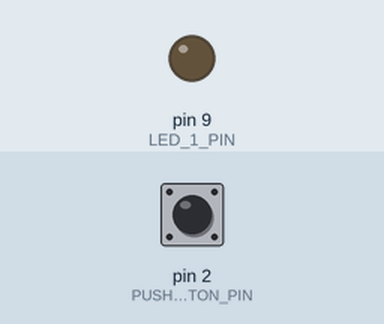
This sketch was run on a simulated Arduino Uno, built with avr-gcc and run on an emulated ATmega328P. On the bench: output pins drawn as LEDs (lit = HIGH). Inputs (shaded band) come from the test bench; at power-on: pin 2 (PUSHBUTTON_PIN) LOW.

Above: at 1.2 s.
1.3 s: pin 2 (PUSHBUTTON_PIN) pulled HIGH for 0.15 s
At 1.37 s:
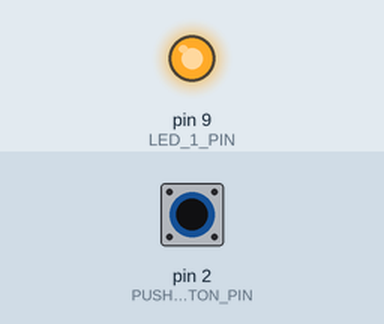
2.9 s: pin 2 (PUSHBUTTON_PIN) pulled HIGH for 3.2 s
At 7.1 s:
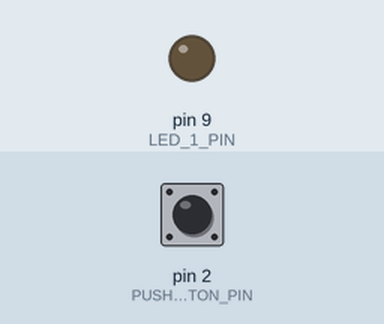
Timing chart, 0 to 8.6 s (numbered marks = the images above; inputs shaded):
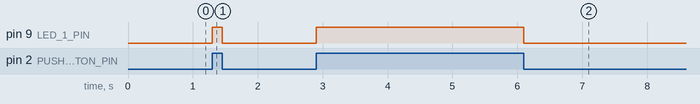

Measured:
- after the input at 1.3 s, pin 9 (LED_1_PIN): LOW → HIGH at once, → LOW 0.15 s later
- after the input at 2.9 s, pin 9 (LED_1_PIN): LOW → HIGH at once, → LOW 3.2 s later

The sketch:

Code.ino
```cpp
// This program controls an LED connected to digital pin 9 using a pushbutton connected to digital pin 2.
// When the pushbutton is pressed, the LED turns on; when the pushbutton is released, the LED turns off.

#define LED_1_PIN 9          // Define digital pin 9 for the LED
#define PUSHBUTTON_PIN 2     // Define digital pin 2 for the pushbutton

void setup()
{
  pinMode(LED_1_PIN, OUTPUT);       // Set the LED pin as an output
  pinMode(PUSHBUTTON_PIN, INPUT);   // Set the pushbutton pin as an input
}

void loop()
{
  // Check the state of the pushbutton
  if(digitalRead(PUSHBUTTON_PIN) == HIGH){
    digitalWrite(LED_1_PIN, HIGH);  // If the pushbutton is pressed, turn on the LED
  } else {
    digitalWrite(LED_1_PIN, LOW);   // If the pushbutton is not pressed, turn off the LED
  }
}
```
